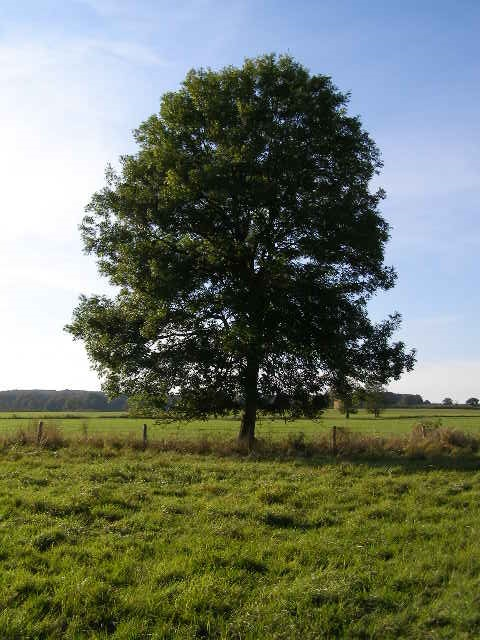
#> input picture img/findedge.jpg, 480 x 640 px
$ python kenar_bulma.py   (older library calls are emulated)
#> lines starting #> are read from the running program, lines starting #| are printed output that depends on the picture
import cv2
import numpy as np
import matplotlib.pyplot as plt

img = cv2.imread('img/findedge.jpg')
#> img is the input picture: shape (640, 480, 3); mean B, G, R 103.9, 120, 111.8
img_gray = cv2.cvtColor(img, cv2.COLOR_BGR2GRAY)
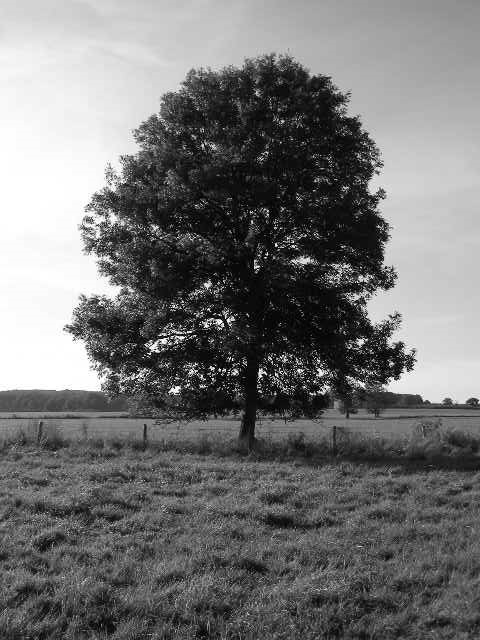
#> img_gray: shape (640, 480); min 0, max 255, mean 115.7
img_blur = cv2.GaussianBlur(img_gray, (3, 3), 0)
# Sobel Edge Detection
sobelx = cv2.Sobel(src=img_blur, ddepth=cv2.CV_64F, dx=1, dy=0, ksize=5)  # Sobel Edge Detection on the X axis
sobely = cv2.Sobel(src=img_blur, ddepth=cv2.CV_64F, dx=0, dy=1, ksize=5)  # Sobel Edge Detection on the Y axis
sobelxy = cv2.Sobel(src=img_blur, ddepth=cv2.CV_64F, dx=1, dy=1, ksize=5)  # Combined X and Y Sobel Edge Detection
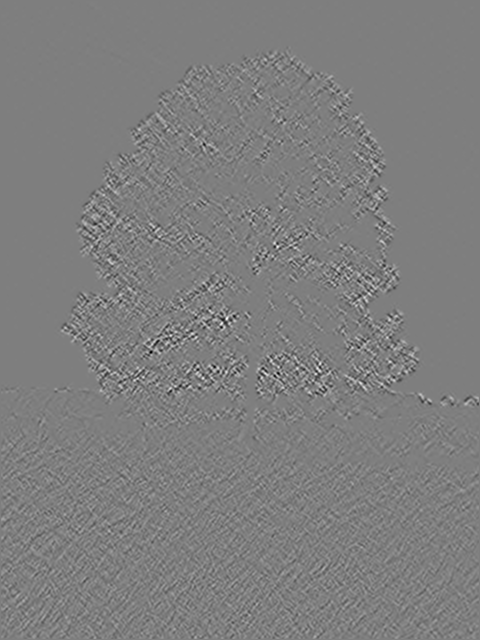
#> sobelxy: shape (640, 480) float64; min -1777, max 1799, mean 0; drawn with min black and max white
grad1 = np.sqrt(sobelx**2 + sobely**2)
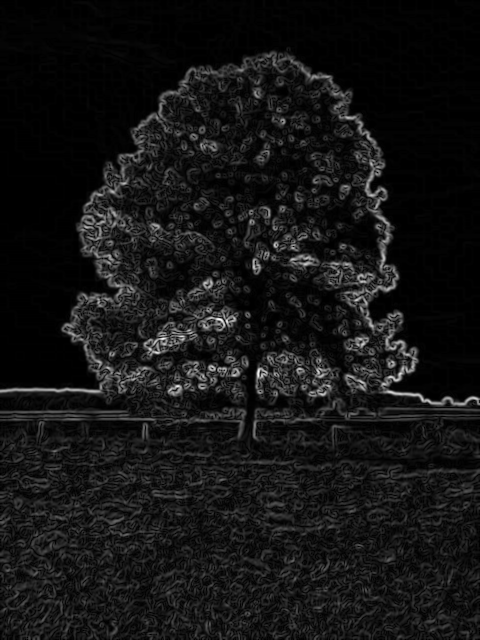
#> grad1: shape (640, 480) float64; min 0, max 8432.1, mean 693.2; drawn with min black and max white
grad_norm = (grad1 * 255 / grad1.max()).astype(np.uint8)
# Prewitt Edge Detection

kernelx = np.array([[1,1,1],[0,0,0],[-1,-1,-1]])
kernely = np.array([[-1,0,1],[-1,0,1],[-1,0,1]])
img_prewittx = cv2.filter2D(img_blur, -1, kernelx)
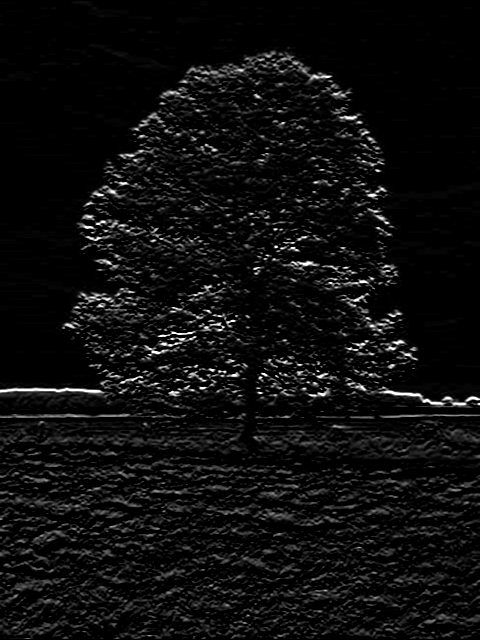
#> img_prewittx: shape (640, 480); min 0, max 255, mean 13.9
img_prewitty = cv2.filter2D(img_blur, -1, kernely)
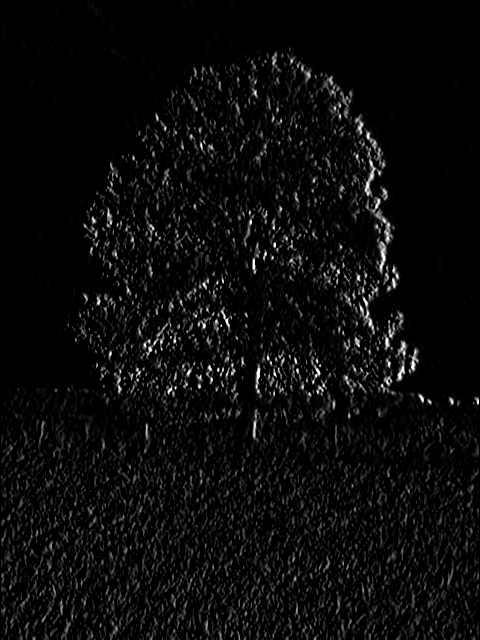
#> img_prewitty: shape (640, 480); min 0, max 255, mean 10.9
prewitt = img_prewittx + img_prewitty
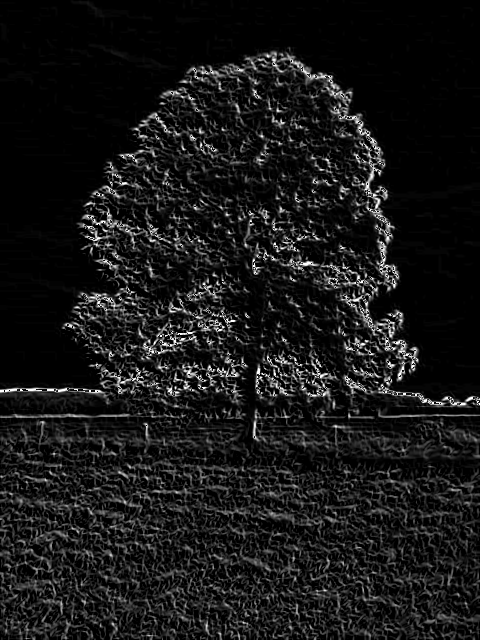
#> prewitt: shape (640, 480); min 0, max 255, mean 23.5
# Canny Edge Detection
edges = cv2.Canny(image=img_blur, threshold1=50, threshold2=50)  # Canny Edge Detection
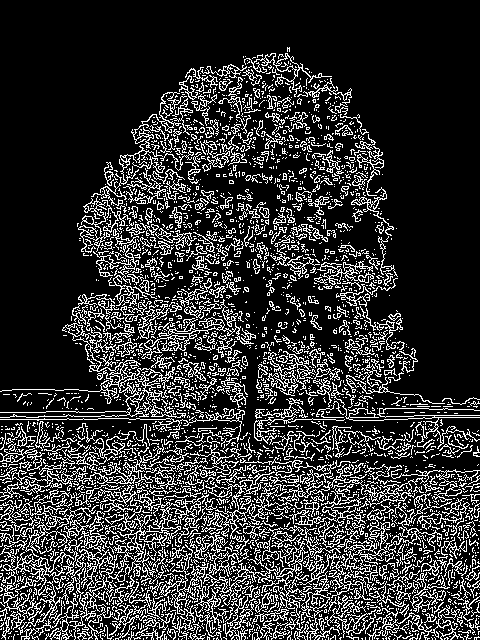
#> edges: shape (640, 480); 19.7% white in thin lines or dots
plt.figure(figsize=(8, 8))

plt.subplot(2, 2, 1), plt.imshow(img, cmap='gray')
plt.title('Original'), plt.xticks([]), plt.yticks([])
plt.subplot(2, 2, 2), plt.imshow(grad_norm, cmap='gray')
plt.title('Sobel'), plt.xticks([]), plt.yticks([])
plt.subplot(2, 2, 3), plt.imshow(prewitt, cmap='gray')
plt.title('Prewitt'), plt.xticks([]), plt.yticks([])
plt.subplot(2, 2, 4), plt.imshow(edges, cmap='gray')
plt.title('Canny'), plt.xticks([]), plt.yticks([])
plt.show()
#> figure, not shown here; B, G, R data is drawn as R, G, B
